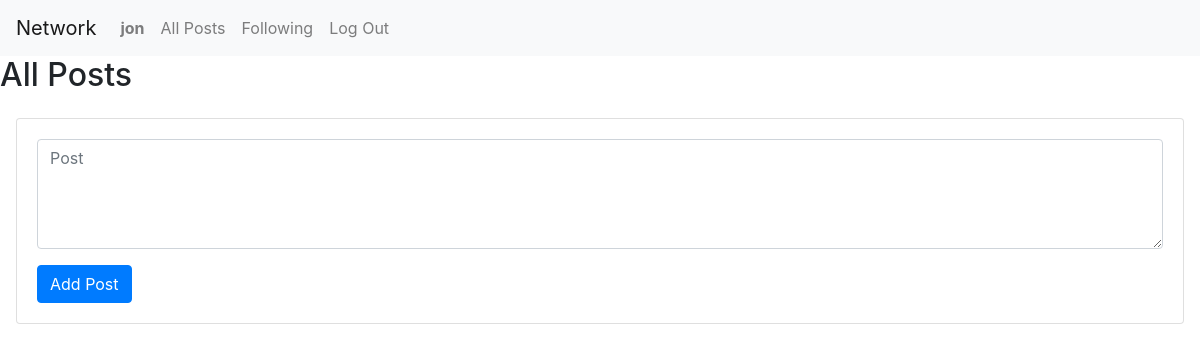
Page / (signed in) on the earlier database version.
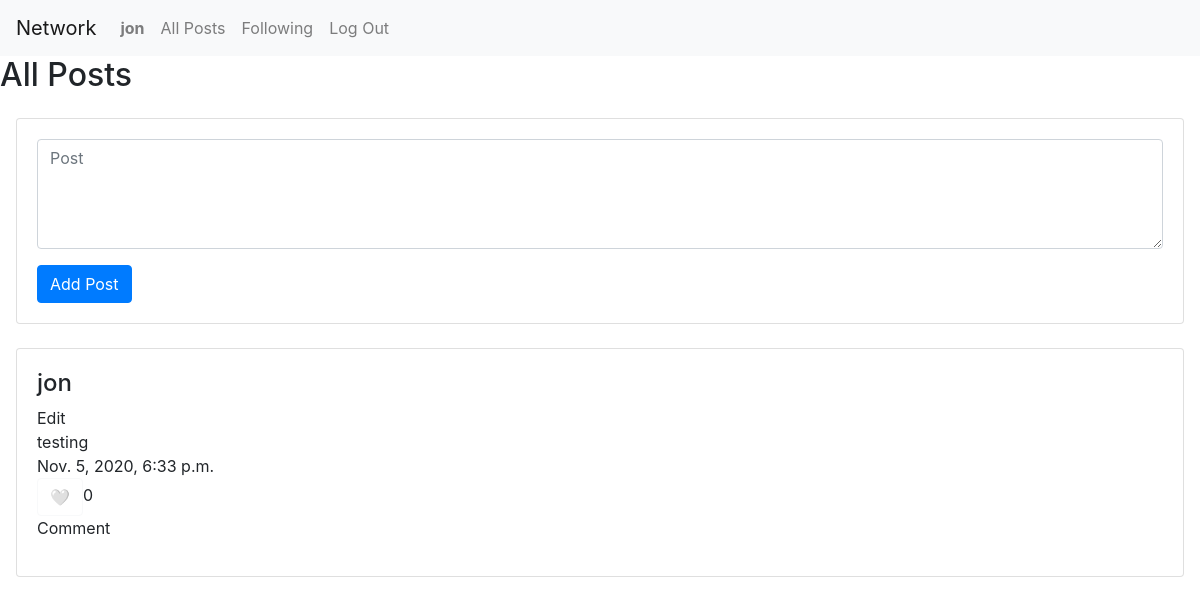
Same page on the later database version.
### network/models.py (models this page shows)
class NewPost(models.Model):
    creator = models.CharField(max_length=64)
    text = models.TextField(verbose_name="Description")
    image = models.URLField(blank=True, verbose_name="Image URL", null=True)
    like = models.IntegerField()
    timeStamp = models.DateTimeField(auto_now_add=True,null=True)
    objects = models.Manager()

### network/views.py (the view)
# urls.py: path("", views.index, name="index"),
def index(request):
    form = NewPostForm(request.POST)
    return render(request, "network/index.html", {
        "posts" : NewPost.objects.all(),
        "form": form
    })

### network/views.py
class NewPostForm(forms.Form):
    text = forms.CharField(widget=forms.Textarea(attrs={'placeholder' : 'Post', 'class' : 'form-control', 'rows' : 4}))

### network/templates/network/index.html (shortened to what this page needs)
{% extends "network/layout.html" %}
{% block body %}
    <h2>All Posts</h2>
        <div class="card-column" style="padding: 1em;">
        {% if user.is_authenticated %}
            <div class="card">
                <div class="card-body">
                    <form action="{% url 'newpost' %}" method="post">
                        {% for item in form %}
                        <div class="form-group">{{ item }}</div>
                        {% endfor %}
                        <button class="btn btn-primary" type="submit">Add Post</button>
                    </form>
                </div>
            </div>
            <br>
        {% endif %}
        {% for post in posts %}
            <div class="card">
                <div class="card-body">
                <ul class="list-group list-group-horizontal" style="list-style-type: none;">
                    <li>
                        <h4>{{ post.creator }}</h4>
                        <p>Edit<br>
                        {{ post.text }}<br>
                        {{ post.timeStamp }}<br>
                        <button class="btn btn-outline-light" id="like-{{post.id}}">🤍</button>{{ post.like }}<br>
                        Comment</p>
                    </li>
                </ul>
                </div>
            </div>
            <br>
        {% endfor %}
    </div>
{% endblock %}

Differences in the rows shown:
added NewPost: creator "jon", text "testing", timeStamp "Nov. 5, 2020, 6:33 p.m.", like "0"
